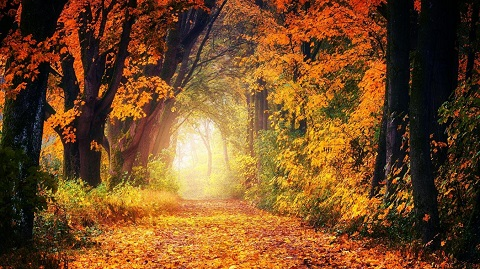
#> input picture 480.jpg, 480 x 269 px; its folder holds 2 pictures in this run
$ python makemosaic.py . 100 4K.jpg
#> lines starting #> are read from the running program, lines starting #| are printed output that depends on the picture
#python3 makeMosaique.py Images 30  ImagesCensuree

from PIL import Image
import sys
import random

from os import listdir


Files = listdir(sys.argv[1])

for f in Files:


	im = Image.open(sys.argv[1]+"/"+f)
#> im is the input picture: PIL image 480x269 RGB; mean R, G, B 117.9, 76.4, 36.8
	im.show()

	radius = int(sys.argv[2])
	black = False

	if(len(sys.argv) > 3 and sys.argv[3] == "black"):
		black = True

	thumb = im.copy()
	thumb.thumbnail((im.size[0]//radius, im.size[1]//radius))
	pix = thumb.load()

	results = []

	for i in range(10):
		X = random.randrange(0, im.size[0]-radius, radius)
		Y = random.randrange(0, im.size[1]-radius, radius)
		W = random.randint(1,10)
		H = random.randint(1,10)

		for j in range(W):
			x = X+j*radius
			if x+radius >= im.size[0]:
				break

			for k in range(H):
				y = Y+k*radius
				if y+radius >= im.size[1]:
					break

				results.append((x,y,radius))

				box = (x,y,x+radius, y+radius)
				if black:
					im.paste((0,0,0), box)
				else:
					im.paste(pix[x//radius,y//radius], box)
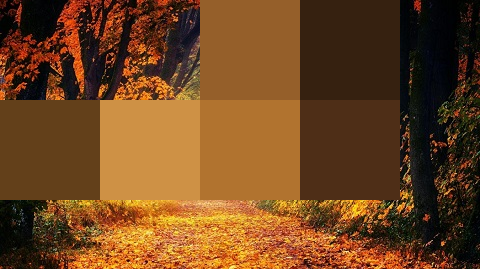
#> im: PIL image 480x269 RGB; mean R, G, B 111.6, 69.4, 31.7
#> after the loop, results = 28 items, first 6: (300, 100, 100), (300, 100, 100), (200, 0, 100), (200, 100, 100), (300, 0, 100), (300, 100, 100)

	im.show()
	im.save(sys.argv[3]+"/"+"censure_"+ f)


	with open("Coordonnee/censure_"+f+".txt", "w") as f:
		for x,y,r in results:
			print(x,y,r,file=f)
#> this loop made 28 passes
#> (x, y) on passes 1 to 12: (300, 100), (300, 100), (200, 0), (200, 100), (300, 0), (300, 100), (200, 0), (200, 100), (300, 0), (300, 100), (200, 0), (200, 100)
#> pass 2 of the loop `for f in Files:`:
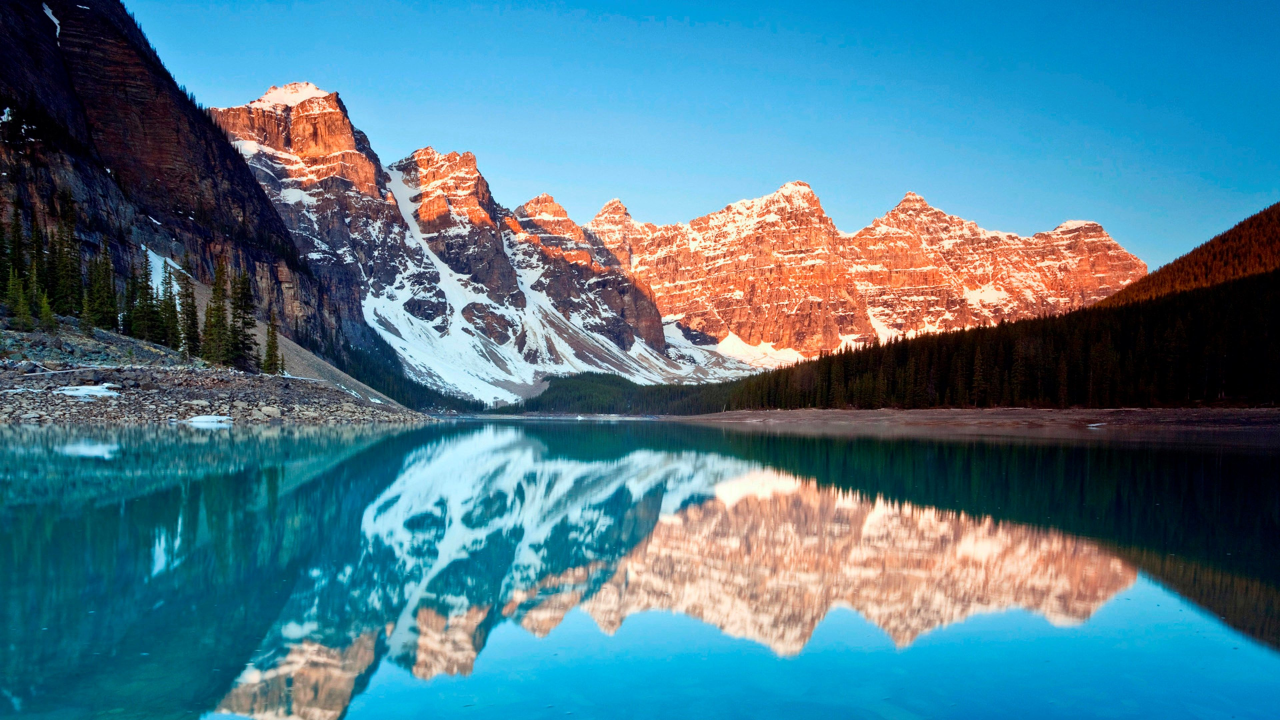
#> input picture 4K.jpg, 3840 x 2160 px (shown at 1/3 size)
#> im is the input picture: PIL image 3840x2160 RGB; mean R, G, B 77.3, 121.6, 139.1
#> `thumb.thumbnail((im.size[0]//radius, im.size[1]//radius))`:
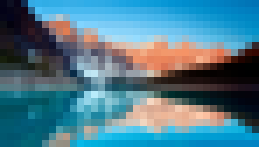
#> thumb: PIL image 37x21 RGB (shown 7 times larger); mean R, G, B 77.4, 121.7, 139.2
#> (the run stopped early here; a loop or call above may not have finished)
